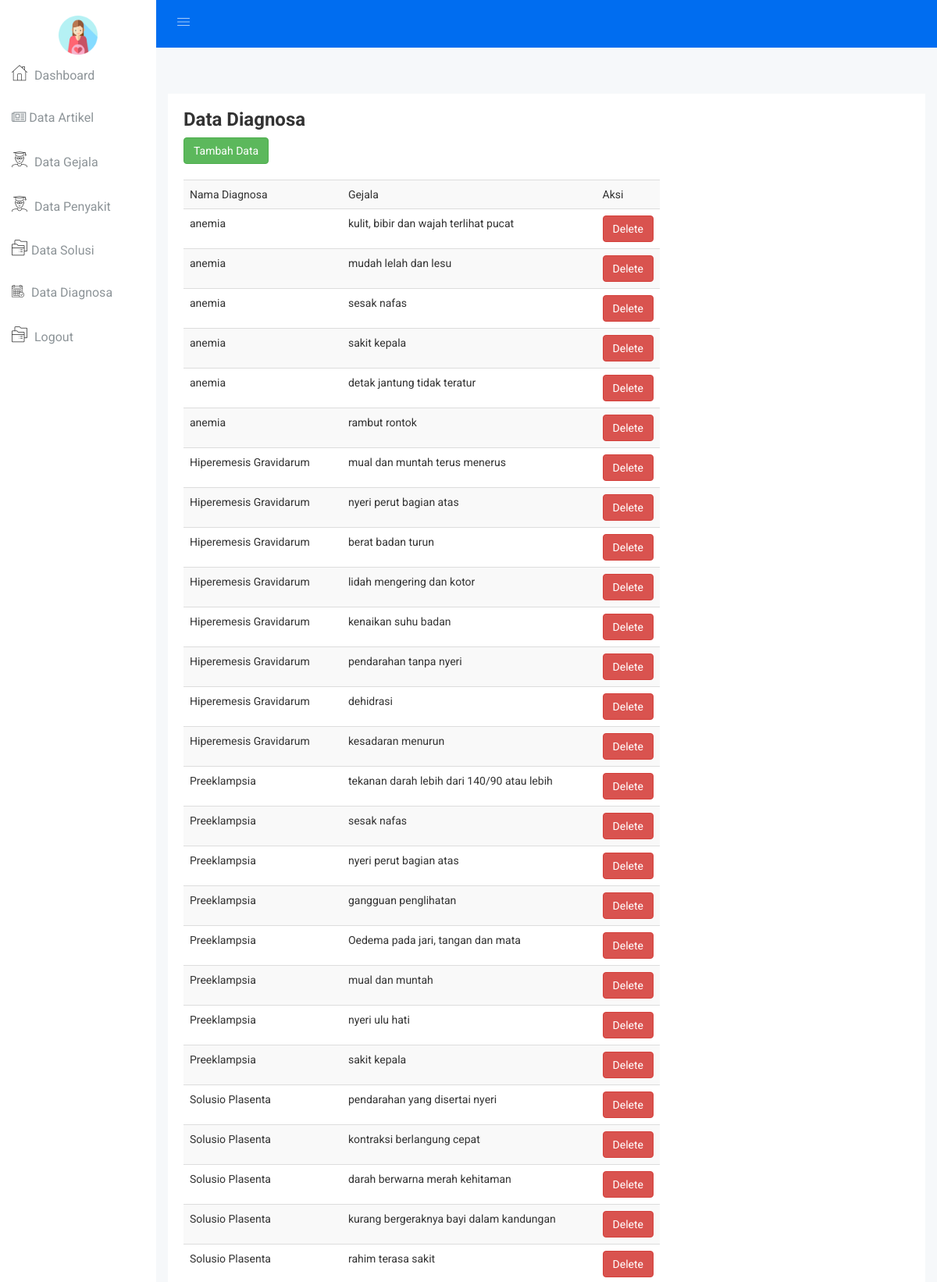
The app's page /diagnosa.php (signed in, upper part) with its own data.
### tables this page shows
CREATE TABLE `tb_diagnosa` (
  `id_diagnosa` int(5) NOT NULL,
  `penyakit` varchar(100) NOT NULL,
  `gejala` varchar(100) NOT NULL
);

### diagnosa.php (the view, shortened to what this page needs)
<?php
    include 'header.php';
    $sql = "SELECT * FROM tb_diagnosa";
    $query = mysqli_query($con,$sql);
?>
<div class="product-sales-area mg-tb-30">
<div class="container-fluid">
    <div class="row">
        <div class="col-lg-12 col-md-12 col-sm-12 col-xs-12">
            <div class="product-sales-chart">
                <div class="portlet-title">
                    <div class="row">
                        <div class="col-lg-8 col-md-8 col-sm-8 col-xs-12">
                            <div class="caption pro-sl-hd">
                                <h3>Data Diagnosa</h3>
                            </div>
                            <a href="form_input_diagnosa.php">
                                <button class="btn btn-success">Tambah Data</button>
                            </a>
                            <br><br>
                            <table class="table table-responsive table-hover table-striped">
                                <tr>
                                    <td>Nama Diagnosa</td>
                                    <td>Gejala</td>
                                    <td>Aksi</td>
                                </tr>
                                <?php while($data = mysqli_fetch_array($query)) : ?>
                                    <tr>
                                        <td><?= $data['penyakit'] ?></td>
                                        <td><?= $data['gejala'] ?></td>
                                        <td>
                                            <a href="delete_diagnosa.php?id=<?= $data['id_diagnosa'] ?>">
                                                <button onClick='return konfirmasi()' class="btn btn-danger">Delete</button>
                                            </a>
                                        </td>
                                    </tr>
                                <?php endwhile; ?>
                            </table>
                        </div>
                    </div>
                </div>
            </div>
        </div>
    </div>
</div>
</div>
<?php include 'footer.php'; ?>

### css/main.css (style rules this page uses)
html { color: #222; font-size: 1em; line-height: 1.4; }

### records on screen
tb_diagnosa: penyakit "anemia", gejala "kulit, bibir dan wajah terlihat pucat"
tb_diagnosa: penyakit "anemia", gejala "mudah lelah dan lesu"
tb_diagnosa: penyakit "anemia", gejala "sesak nafas"
tb_diagnosa: penyakit "anemia", gejala "sakit kepala"
tb_diagnosa: penyakit "anemia", gejala "detak jantung tidak teratur"
tb_diagnosa: penyakit "anemia", gejala "rambut rontok"
tb_diagnosa: penyakit "Hiperemesis Gravidarum", gejala "mual dan muntah terus menerus"
tb_diagnosa: penyakit "Hiperemesis Gravidarum", gejala "nyeri perut bagian atas"
tb_diagnosa: penyakit "Hiperemesis Gravidarum", gejala "berat badan turun"
tb_diagnosa: penyakit "Hiperemesis Gravidarum", gejala "lidah mengering dan kotor"
tb_diagnosa: penyakit "Hiperemesis Gravidarum", gejala "kenaikan suhu badan"
tb_diagnosa: penyakit "Hiperemesis Gravidarum", gejala "pendarahan tanpa nyeri"
tb_diagnosa: penyakit "Hiperemesis Gravidarum", gejala "dehidrasi"
tb_diagnosa: penyakit "Hiperemesis Gravidarum", gejala "kesadaran menurun"
tb_diagnosa: penyakit "Preeklampsia", gejala "tekanan darah lebih dari 140/90 atau lebih"
tb_diagnosa: penyakit "Preeklampsia", gejala "sesak nafas"
tb_diagnosa: penyakit "Preeklampsia", gejala "nyeri perut bagian atas"
tb_diagnosa: penyakit "Preeklampsia", gejala "gangguan penglihatan"
tb_diagnosa: penyakit "Preeklampsia", gejala "Oedema pada jari, tangan dan mata"
tb_diagnosa: penyakit "Preeklampsia", gejala "mual dan muntah"
tb_diagnosa: penyakit "Preeklampsia", gejala "nyeri ulu hati"
tb_diagnosa: penyakit "Preeklampsia", gejala "sakit kepala"
tb_diagnosa: penyakit "Solusio Plasenta", gejala "pendarahan yang disertai nyeri"
tb_diagnosa: penyakit "Solusio Plasenta", gejala "kontraksi berlangung cepat"
tb_diagnosa: penyakit "Solusio Plasenta", gejala "darah berwarna merah kehitaman"
tb_diagnosa: penyakit "Solusio Plasenta", gejala "kurang bergeraknya bayi dalam kandungan"
tb_diagnosa: penyakit "Solusio Plasenta", gejala "rahim terasa sakit"
